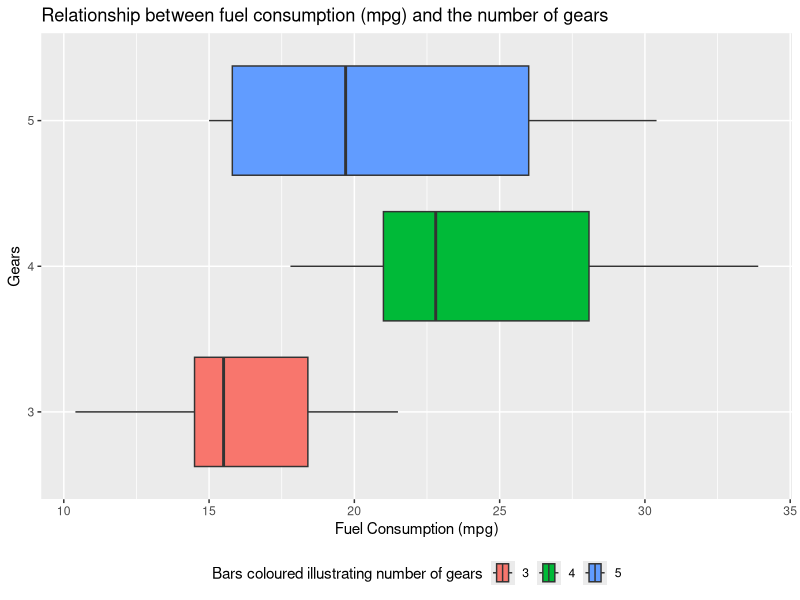
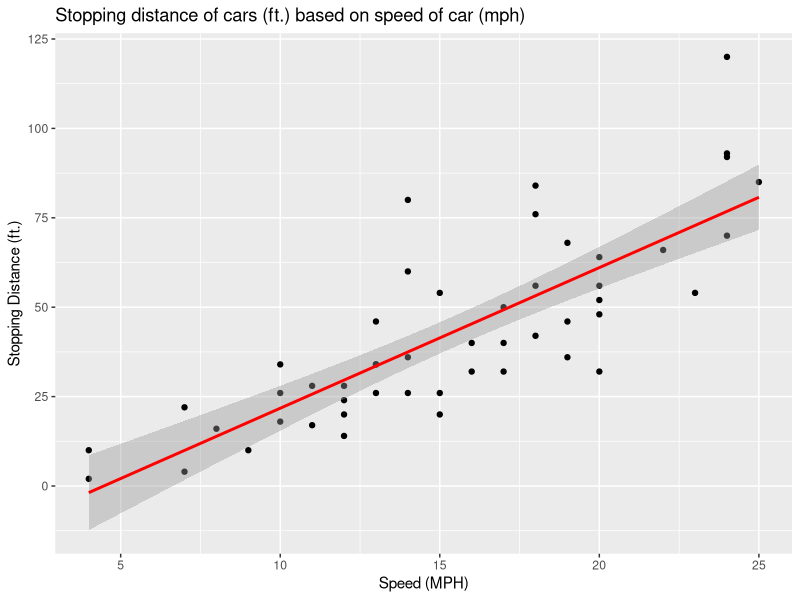
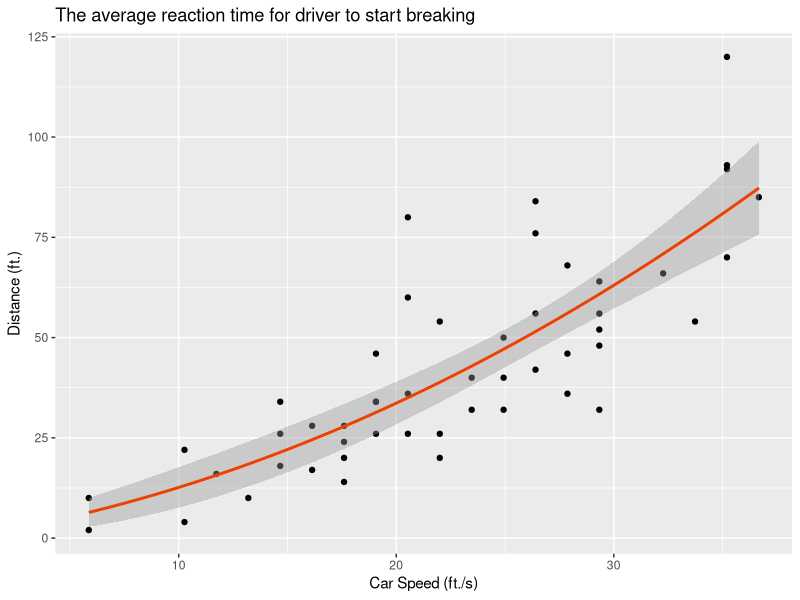

These charts were generated, in order, by the following R code:
## ---- chunk 1
knitr::opts_chunk$set(echo = TRUE)
## ---- chunk 2
# Sum of 5 to 55 sequence:
sum(5:55)
## ---- chunk 3
# Function sumfun created as requested by the following code:
sumfun <- function(n) {sum(seq(from=5,to=n,by=1))}

## ---- chunk 4
# Output for sumfun if n=6
sumfun(6)
## ---- chunk 5
# Output for sumfun if n=20
sumfun(20)
## ---- chunk 6
# Output for sumfun if n=100
sumfun(100)
## ---- chunk 7
# Fibonacci is explained as nth= (n-1)th + (n-2)th. Using "x" instead of n (as n used prior) and a "for loop" statement.
Fibonacci <- function(x) {
if(x<=1) {
  return(x)
  } else {
    return(Fibonacci(x-1) + Fibonacci(x-2))
    }}
# First 12 entries to print starting from 1 to 12:
for(entries in 1:(12)) { 
  print(Fibonacci(entries))
  }
## ---- chunk 8
# Install ggplot and load:
install.packages("ggplot2")
library(ggplot2)

## ---- chunk 9
# Load mtcars datset:
data(mtcars)

## ---- chunk 10
# Boxplot with fill aesthetic, added titles and legend placed at the bottom for better viewing:

ggplot(mtcars, aes(mpg, as.factor(gear), fill= as.factor(gear))) + geom_boxplot() + ggtitle("Relationship between fuel consumption (mpg) and the number of gears") + xlab("Fuel Consumption (mpg)") + ylab("Gears") + labs(fill = "Bars coloured illustrating number of gears") + theme(legend.position="bottom")

## ---- chunk 11
# Load cars datset
data(cars)

# Code for variable distance and use of lm
distance <- lm(dist~speed, data = cars)

# Code to display a set of descriptive statistics (including the fitted slope and intercept of the line, and their standard errors):
summary(distance)

## ---- chunk 12
# To identify the units for the variables, the entered code provided the information:
help(cars)

# Measurement units: speed (MPH) and stopping distance (ft.) as listed in the cars documentation.
## ---- chunk 13
# Following on from 3.5 to plot data points and the linear fit using ggplot. I also coloured the line red and placed headings on the axis as well as a title.

ggplot(cars, aes(x = speed, y = dist)) +
  geom_point () +
  stat_smooth(method ="lm", formula = "y~x", col ="red") +
  ggtitle("Stopping distance of cars (ft.) based on speed of car (mph)") + xlab("Speed (MPH)") + ylab("Stopping Distance (ft.)")

## ---- chunk 14
# The speed list from cars datset in mph converted to ft/s (conversion factor is 5280/3600), in order to estimate reaction time in seconds :
speed_ft <- cars$speed * (5280/3600)

# Equation for line including the assumption OB Distance ∝ speed^2:
line<-lm(dist ~ 0 + speed_ft + I(speed_ft^2),data = cars)

# Call summary information:
summary(line)

## ---- chunk 15
# Denote what x and y are:
y <- cars$dist
x <- cars$speed_ft

# Generate Plot (with titles and the line coloured orange-red and placed headings on the axis as well as a title) with the stated formula:
ggplot(cars, aes(speed_ft, dist)) + geom_point() + geom_smooth(method='lm', formula="y~0+x+I(x^2)", col ="orangered2") + labs(title = "The average reaction time for driver to start breaking", x="Car Speed (ft./s)", y="Distance (ft.)")

# The formula "y~0+x+I(x^2)" is a linear model that fits a quadratic formula with zero offset.
